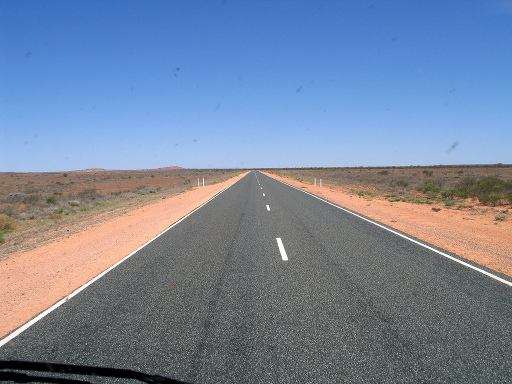
#> input picture hw2/data/img02.jpg, 512 x 384 px, given in place of organized-0.jpg, which was not available
$ jupyter execute --allow-errors Untitled.ipynb   (older library calls are emulated)
#> lines starting #> are read from the running program, lines starting #| are printed output that depends on the picture; pictures that were not available may be replaced by others from this repository, and a replacement may not be noted
#> `T = cv2.cvtColor(cv2.imread(tmp_path), cv2.COLOR_BGR2GRAY)`:
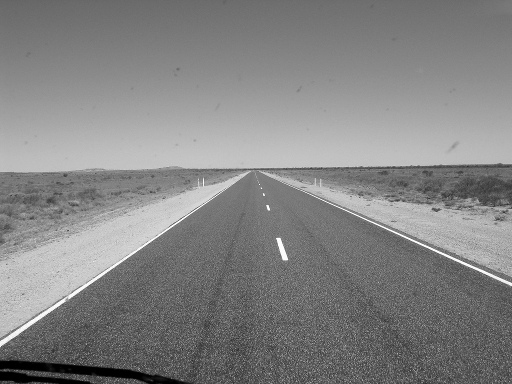
#> T: shape (384, 512); min 0, max 255, mean 131.5
[cell 1]
# %load run_motion.py
import os
import numpy as np
import cv2
from scipy.interpolate import RectBivariateSpline
from skimage.filters import apply_hysteresis_threshold
import time
from matplotlib import pyplot as plt


def lucas_kanade_affine(img1, img2, p, Gx, Gy):
    ### START CODE HERE ###
    temp = img1.copy()
    img  = img2.copy()/255.0
    Gx_ = Gx.copy()/255.0
    Gy_ = Gy.copy()/255.0

    height, width = temp.shape
    x = np.arange(0,width,1)
    y = np.arange(0,height,1)
    img_spline = RectBivariateSpline(y, x, img)
    Gx_spline  = RectBivariateSpline(y, x, Gx_)
    Gy_spline  = RectBivariateSpline(y, x, Gy_)
    gxmean = np.mean(np.abs(Gx))
    gymean = np.mean(np.abs(Gy))

    H = np.zeros((6,6))
    error_sum = np.zeros((6,1))
    count = 0
    total = len(x)*len(y)
    for y_ in y:
        for x_ in x:
            wx = (1 + p[0,0])*x_ + p[2,0]*y_ + p[4,0]
            wy = p[1,0]*x_ + (1 + p[3,0])*y_ + p[5,0]
            if (wx >= 0 and wy >= 0 and wx <= width-1 and wy <= height-1):
                gx = float(Gx_spline.ev(wy,wx)*255.0)
                gy = float(Gy_spline.ev(wy,wx)*255.0)
                if (abs(gx) < gxmean and abs(gy) < gymean):
                    count += 1
                    continue
                value = float(img_spline.ev(wy,wx)*255.0)
                if (value < 0 or value > 255):
                    continue
                error = temp[y_,x_] - value
                grad = np.array([[gx*x_],
                                 [gy*x_],
                                 [gx*y_],
                                 [gy*y_],
                                 [gx],
                                 [gy]])
                error_sum = error_sum + grad*error
                H = H + grad@grad.T
    print(count,"/",total)
    inv_H = np.linalg.pinv(H)
    dp = inv_H@error_sum
    ### END CODE HERE ###
    return dp

def subtract_dominant_motion(img1, img2):
    Gx = cv2.Sobel(I, cv2.CV_64F, 1, 0, ksize = 5) # do not modify this
    Gy = cv2.Sobel(I, cv2.CV_64F, 0, 1, ksize = 5) # do not modify this
    th_hi = 0.4*256 # you can modify this
    th_lo = 0.25*256 # you can modify this

    ### START CODE HERE ###
    P = np.zeros((6,1))

    temp = img1.copy()
    img  = img2.copy()
    dp = lucas_kanade_affine(temp, img, P, Gx, Gy)
    P = dp
    first = np.linalg.norm(dp)
    print(first)

    height, width = img.shape
    x = np.arange(0,width,1)
    y = np.arange(0,height,1)
    temp_norm = temp/255.0
    temp_spline = RectBivariateSpline(y, x, temp_norm)

    moving_image = np.zeros(img.shape)
    for y_ in y:
        for x_ in x:
            wx = ((x_-P[4,0])*(1+P[3,0])-(y_-P[5,0])*P[2,0])/(-P[1,0]*P[2,0]+(1+P[0,0])*(1+P[3,0]))
            wy = ((x_-P[4,0])*P[1,0]-(y_-P[5,0])*(1+P[0,0]))/(P[1,0]*P[2,0]-(1+P[0,0])*(1+P[3,0]))
            if (wx >= 0 and wy >= 0 and wx <= width-1 and wy <= height-1):
                value = float(temp_spline.ev(wy,wx)*255)
                if (value >= 0 and value <= 255):
                    moving_image[y_][x_] = abs(img[y_][x_] - value)

    ### END CODE HERE ###
    hyst = apply_hysteresis_threshold(moving_image, th_lo, th_hi)
    plt.figure()
    plt.imshow(hyst,cmap='gray')
    plt.axis('off')
    plt.show()
    return hyst

#> (the rest of this cell did not finish here and is left out)

#> in subtract_dominant_motion, `Gx = cv2.Sobel(I, cv2.CV_64F, 1, 0, ksize = 5)`:
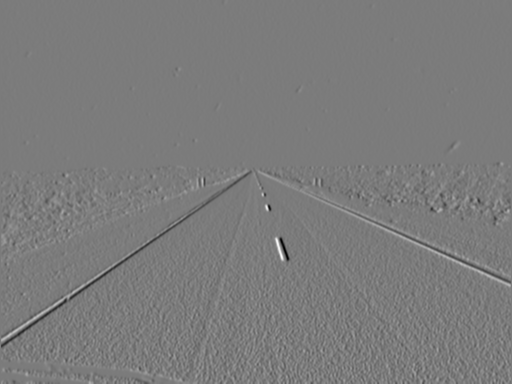
#> Gx: shape (384, 512) float64; min -6362, max 6739, mean -2.5; drawn with min black and max white
#> in subtract_dominant_motion, `Gy = cv2.Sobel(I, cv2.CV_64F, 0, 1, ksize = 5)`:
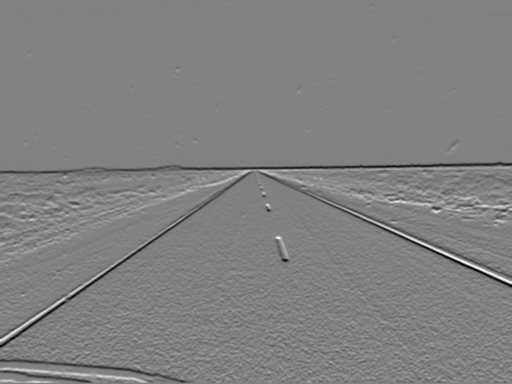
#> Gy: shape (384, 512) float64; min -6665, max 6490, mean -12.1; drawn with min black and max white
#> in lucas_kanade_affine, `gxmean = np.mean(np.abs(Gx))`: gxmean = 195.5
#> in lucas_kanade_affine, `gymean = np.mean(np.abs(Gy))`: gymean = 313.9
#> after the loop in lucas_kanade_affine, `for y_ in y:`: H = [[2.53e+15, -1.55e+15, 2.02e+15, -7.77e+14, 7.42e+12, -2.99e+12], [-1.55e+15, 8.7e+15, -7.77e+14, 5.55e+15, -2.99e+12, 2.35e+13], [2.02e+15, -7.77e+14, 2.45e+15, 2.02e+14, 8.42e+12, 5.4e+11], [-7.77e+14, 5.55e+15, 2.02e+14, 6.55e+15, 5.4e+11, 2.36e+13], [7.42e+12, -2.99e+12, 8.42e+12, 5.4e+11, 3.02e+10, 1.3e+09], [-2.99e+12, 2.35e+13, 5.4e+11, 2.36e+13, 1.3e+09, 9.19e+10]]; count = 118489; error_sum = [6.07e-06, 5.66e-06, 5.33e-06, 6.39e-06, 1.95e-08, 2.1e-08]
#| 118489 / 196608
#> in lucas_kanade_affine, `inv_H = np.linalg.pinv(H)`: inv_H = [[1.77e-15, 1.42e-17, 6.58e-16, 2.29e-16, -6.2e-13, -1.62e-16], [1.42e-17, 5.37e-16, -7.18e-17, 5.26e-16, 7.2e-14, -2.73e-13], [6.58e-16, -7.18e-17, 9.83e-15, -1.06e-16, -2.91e-12, 5.05e-14], [2.29e-16, 5.26e-16, -1.06e-16, 2.61e-15, 1.29e-14, -7.98e-13], [-6.2e-13, 7.2e-14, -2.91e-12, 1.29e-14, 1e-09, -3.91e-11], [-1.62e-16, -2.73e-13, 5.05e-14, -7.98e-13, -3.91e-11, 2.86e-10]]
#> in lucas_kanade_affine, `dp = inv_H@error_sum`: dp = [3.68e-21, 1.8e-21, -3.52e-22, 4.03e-21, -5.31e-21, -1.15e-18]
#> in subtract_dominant_motion, `P = dp`: P has the same summary as dp in lucas_kanade_affine
#> in subtract_dominant_motion, `first = np.linalg.norm(dp)`: first = 1.15e-18
#| 1.1456744991803014e-18
#> after the loop in subtract_dominant_motion, `for y_ in y:`:
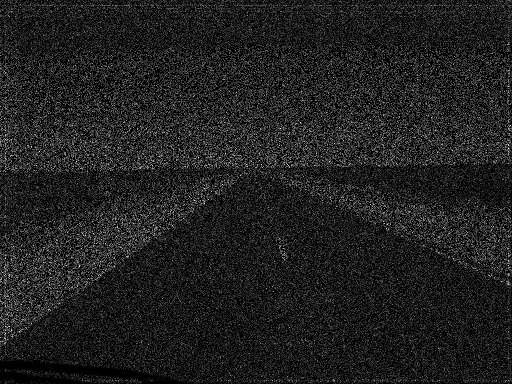
#> moving_image: shape (384, 512) float64; min 0, max 1.42e-13, mean 1.77e-14; drawn with min black and max white
#> in subtract_dominant_motion, `hyst = apply_hysteresis_threshold(moving_image, th_lo, th_hi)`: hyst: shape (384, 512) bool; every value is 0
        clone = cv2.cvtColor(clone, cv2.COLOR_GRAY2BGR)
        clone[moving_img, 2] = 522
        out.write(clone)
        T = I
    out.release()
    print((time.time()-start)/60)
